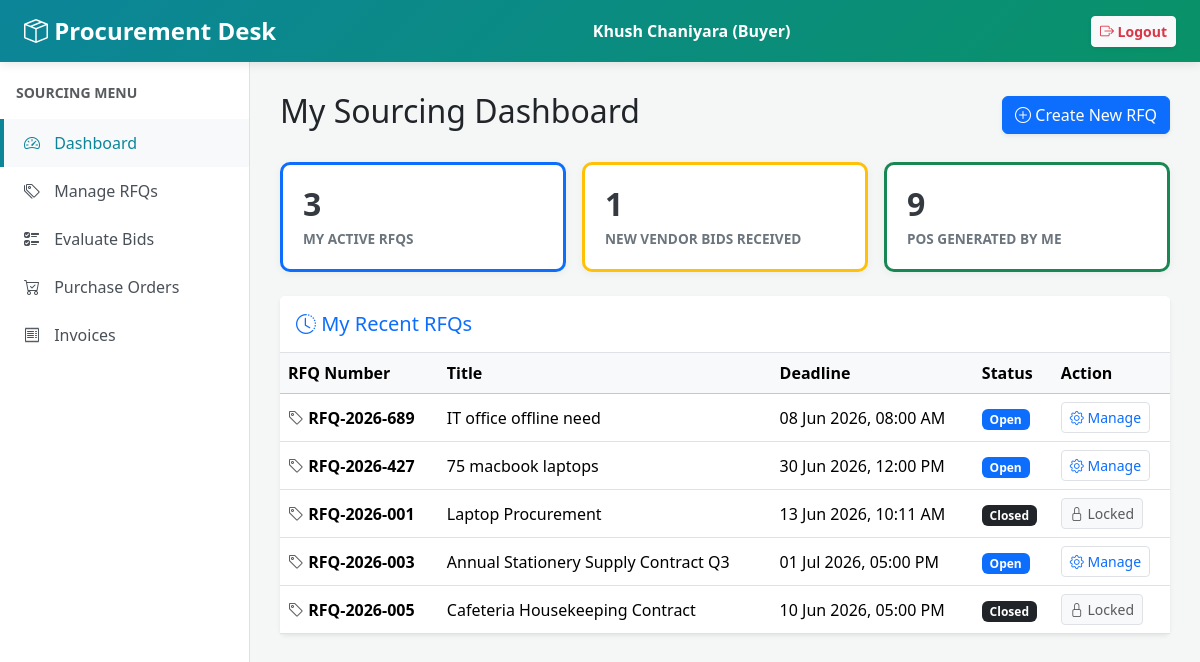
/procurement/dashboard.php (signed in), run on the app's committed database.
### tables this page shows
CREATE TABLE `rfqs` (
  `rfq_id` int(11) NOT NULL,
  `rfq_number` varchar(50) NOT NULL,
  `title` varchar(255) NOT NULL,
  `description` text DEFAULT NULL,
  `created_by` int(11) NOT NULL,
  `deadline` datetime NOT NULL,
  `status` enum('Draft','Open','Closed','Approved','Rejected') DEFAULT 'Draft',
  `created_at` timestamp NOT NULL DEFAULT current_timestamp(),
  `updated_at` timestamp NOT NULL DEFAULT current_timestamp() ON UPDATE current_timestamp()
);

### procurement/dashboard.php (the view, shortened to what this page needs)
<?php
include 'header.php';
$activeRfqsQuery = mysqli_query($conn, "SELECT COUNT(*) as count FROM rfqs WHERE status = 'Open' AND created_by = $user_id");
$myActiveRfqs = mysqli_fetch_assoc($activeRfqsQuery)['count'] ?? 0;
$pendingQuotesQuery = mysqli_query($conn, "
    SELECT COUNT(*) as count FROM quotations q
    JOIN rfqs r ON q.rfq_id = r.rfq_id
    WHERE q.status = 'Submitted' AND r.created_by = $user_id
");
$newBids = mysqli_fetch_assoc($pendingQuotesQuery)['count'] ?? 0;
$myPosQuery = mysqli_query($conn, "SELECT COUNT(*) as count FROM purchase_orders WHERE generated_by = $user_id");
$myTotalPos = mysqli_fetch_assoc($myPosQuery)['count'] ?? 0;
$recentRfqs = mysqli_query($conn, "SELECT * FROM rfqs WHERE created_by = $user_id ORDER BY created_at DESC LIMIT 5");
?>
<div class="d-flex justify-content-between align-items-center mb-4">
    <h2>My Sourcing Dashboard</h2>
    <a href="create_rfq.php" class="btn btn-primary shadow-sm"><i class="bi bi-plus-circle"></i> Create New RFQ</a>
</div>
<div class="row mb-4 g-3">
    <div class="col-md-4">
        <div class="stat-card border-bottom border-primary border-3">
            <h3><?php echo number_format($myActiveRfqs); ?></h3>
            <p>My Active RFQs</p>
        </div>
    </div>
    <div class="col-md-4">
        <div class="stat-card border-bottom border-warning border-3">
            <h3><?php echo number_format($newBids); ?></h3>
            <p>New Vendor Bids Received</p>
        </div>
    </div>
    <div class="col-md-4">
        <div class="stat-card border-bottom border-success border-3">
            <h3><?php echo number_format($myTotalPos); ?></h3>
            <p>POs Generated By Me</p>
        </div>
    </div>
</div>
<div class="card border-0 shadow-sm">
    <div class="card-header bg-white border-bottom py-3">
        <h5 class="mb-0 text-primary"><i class="bi bi-clock-history"></i> My Recent RFQs</h5>
    </div>
    <div class="card-body p-0">
        <div class="table-responsive">
            <table class="table table-hover align-middle mb-0">
                <thead class="table-light">
                    <tr>
                        <th>RFQ Number</th>
                        <th>Title</th>
                        <th>Deadline</th>
                        <th>Status</th>
                        <th>Action</th>
                    </tr>
                </thead>
                <tbody>
                    <?php if (mysqli_num_rows($recentRfqs) > 0) {
                        while ($row = mysqli_fetch_assoc($recentRfqs)) {
                            $badge = 'bg-secondary';
                            if ($row['status'] == 'Open') $badge = 'bg-primary';
                            if ($row['status'] == 'Closed') $badge = 'bg-dark';
                    ?>
                    <tr>
                        <td class="fw-bold"><i class="bi bi-tag text-muted"></i> <?php echo htmlspecialchars($row['rfq_number']); ?></td>
                        <td><?php echo htmlspecialchars($row['title']); ?></td>
                        <td class="<?php echo (strtotime($row['deadline']) < time() && $row['status'] == 'Open') ? 'text-danger fw-bold' : ''; ?>">
                            <?php echo date('d M Y, h:i A', strtotime($row['deadline'])); ?>
                        </td>
                        <td><span class="badge <?php echo $badge; ?>"><?php echo htmlspecialchars($row['status']); ?></span></td>
                        <td>
                            <?php if(in_array($row['status'], ['Open', 'Draft'])): ?>
                            <a href="edit_rfq.php?id=<?php echo $row['rfq_id']; ?>" class="btn btn-sm btn-outline-primary border">
                                <i class="bi bi-gear"></i> Manage
                            </a>
                            <?php else: ?>
                                <a href="rfqs.php" class="btn btn-sm btn-light border text-muted">
                                    <i class="bi bi-lock"></i> Locked
                                </a>
                            <?php endif; ?>
                        </td>
                    </tr>
                    <?php } } else { ?>
                        <tr><td colspan="5" class="text-center py-4 text-muted">You haven't created any RFQs yet.</td></tr>
                    <?php } ?>
                </tbody>
            </table>
        </div>
    </div>
</div>
<?php include 'footer.php'; ?>

### procurement/header.php (style rules this page uses)
body { background-color: #f4f7f6; font-family: 'Segoe UI', sans-serif; }
.stat-card { background: #fff; border-radius: 10px; padding: 20px; box-shadow: 0 2px 8px rgba(0,0,0,0.05); border: 1px solid #eee; height: 100%; }
.stat-card h3 { font-size: 2rem; font-weight: bold; color: #343a40; margin-bottom: 5px; }
.stat-card p { color: #6c757d; margin: 0; font-size: 0.85rem; text-transform: uppercase; font-weight: 600; }

### data on the page
rfqs: rfq_number "RFQ-2026-689", title "IT office offline need", deadline "08 Jun 2026, 08:00 AM", status "Open"
rfqs: rfq_number "RFQ-2026-427", title "75 macbook laptops", deadline "30 Jun 2026, 12:00 PM", status "Open"
rfqs: rfq_number "RFQ-2026-001", title "Laptop Procurement", deadline "13 Jun 2026, 10:11 AM", status "Closed", shows "Locked"
rfqs: rfq_number "RFQ-2026-003", title "Annual Stationery Supply Contract Q3", deadline "01 Jul 2026, 05:00 PM", status "Open"
rfqs: rfq_number "RFQ-2026-005", title "Cafeteria Housekeeping Contract", deadline "10 Jun 2026, 05:00 PM", status "Closed", shows "Locked"

### other printed values
$user_name "Khush Chaniyara"
$myActiveRfqs "3"
$newBids "1"
$myTotalPos "9"
